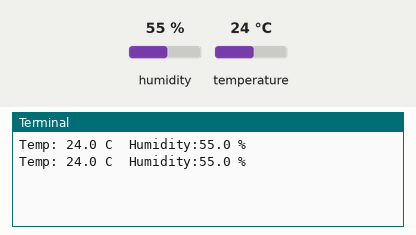
Simulated run of this program. Board: Raspberry Pi (BCM pin numbers). On the bench: the last lines printed to the terminal. The test bench sets the inputs (shaded band); at power-on: humidity 55 %, temperature 24 °C.

Above: at 1.2 s.
1.3 s: humidity set to 22 %
At 2.0 s:
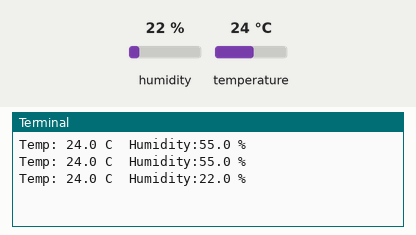
2.8 s: temperature set to 12 °C
At 3.6 s:
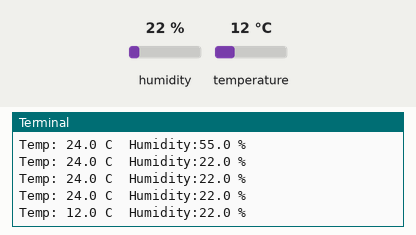
4.3 s: humidity set to 40 %
At 4.3 s:
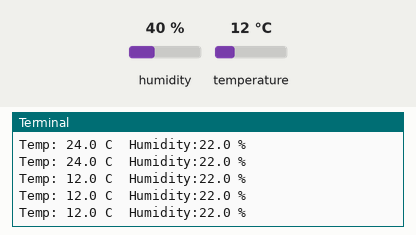
Timing chart, 0 to 7.3 s (numbered marks = the images above; inputs shaded):
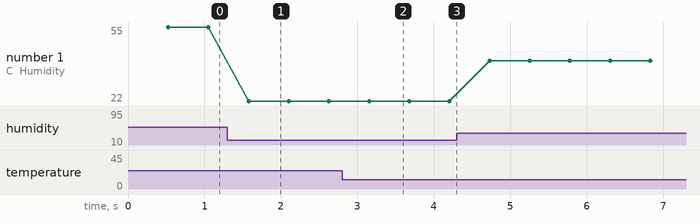

Measured:
- after the input at 1.3 s, the terminal: prints a new line after 0.28 s (image 1)
- after the input at 2.8 s, the terminal: prints a new line after 0.35 s (image 2)
- plotted number 1: 55 → 22 after the input at 1.3 s, 22 → 40 after the input at 4.3 s

The program:

temp-humedad.py
```python
import RPi.GPIO as GPIO
import sys
import Adafruit_DHT

while True:
    humedad, temperatura = Adafruit_DHT.read_retry(11,4)
    print ('Temp: {0:0.1f} C  Humidity:{1:0.1f} %'.format(temperatura, humedad))
```
